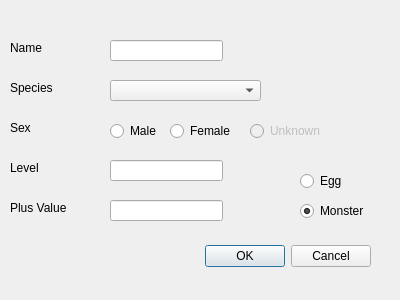
<?xml version="1.0" encoding="UTF-8"?>
<ui version="4.0">
 <class>add_monster_window</class>
 <widget class="QDialog" name="add_monster_window">
  <property name="geometry">
   <rect>
    <x>0</x>
    <y>0</y>
    <width>400</width>
    <height>300</height>
   </rect>
  </property>
  <property name="windowTitle">
   <string>Add Monster</string>
  </property>
  <widget class="QDialogButtonBox" name="buttonBox">
   <property name="geometry">
    <rect>
     <x>30</x>
     <y>240</y>
     <width>341</width>
     <height>32</height>
    </rect>
   </property>
   <property name="orientation">
    <enum>Qt::Horizontal</enum>
   </property>
   <property name="standardButtons">
    <set>QDialogButtonBox::Cancel|QDialogButtonBox::Ok</set>
   </property>
  </widget>
  <widget class="QComboBox" name="species">
   <property name="geometry">
    <rect>
     <x>110</x>
     <y>80</y>
     <width>151</width>
     <height>21</height>
    </rect>
   </property>
  </widget>
  <widget class="QLineEdit" name="name">
   <property name="geometry">
    <rect>
     <x>110</x>
     <y>40</y>
     <width>113</width>
     <height>21</height>
    </rect>
   </property>
  </widget>
  <widget class="QLineEdit" name="level">
   <property name="geometry">
    <rect>
     <x>110</x>
     <y>160</y>
     <width>113</width>
     <height>21</height>
    </rect>
   </property>
  </widget>
  <widget class="QLineEdit" name="plus_value">
   <property name="geometry">
    <rect>
     <x>110</x>
     <y>200</y>
     <width>113</width>
     <height>21</height>
    </rect>
   </property>
  </widget>
  <widget class="QRadioButton" name="monster_choice">
   <property name="geometry">
    <rect>
     <x>300</x>
     <y>200</y>
     <width>113</width>
     <height>22</height>
    </rect>
   </property>
   <property name="text">
    <string>Monster</string>
   </property>
   <property name="checked">
    <bool>true</bool>
   </property>
   <attribute name="buttonGroup">
    <string notr="true">type_buttons</string>
   </attribute>
  </widget>
  <widget class="QRadioButton" name="egg_choice">
   <property name="geometry">
    <rect>
     <x>300</x>
     <y>170</y>
     <width>113</width>
     <height>22</height>
    </rect>
   </property>
   <property name="text">
    <string>Egg</string>
   </property>
   <attribute name="buttonGroup">
    <string notr="true">type_buttons</string>
   </attribute>
  </widget>
  <widget class="QLabel" name="name_label">
   <property name="geometry">
    <rect>
     <x>10</x>
     <y>40</y>
     <width>72</width>
     <height>16</height>
    </rect>
   </property>
   <property name="text">
    <string>Name</string>
   </property>
  </widget>
  <widget class="QLabel" name="species_label">
   <property name="geometry">
    <rect>
     <x>10</x>
     <y>80</y>
     <width>72</width>
     <height>16</height>
    </rect>
   </property>
   <property name="text">
    <string>Species</string>
   </property>
  </widget>
  <widget class="QLabel" name="sex_label">
   <property name="geometry">
    <rect>
     <x>10</x>
     <y>120</y>
     <width>72</width>
     <height>16</height>
    </rect>
   </property>
   <property name="text">
    <string>Sex</string>
   </property>
  </widget>
  <widget class="QLabel" name="level_label">
   <property name="geometry">
    <rect>
     <x>10</x>
     <y>160</y>
     <width>72</width>
     <height>16</height>
    </rect>
   </property>
   <property name="text">
    <string>Level</string>
   </property>
  </widget>
  <widget class="QLabel" name="plus_label">
   <property name="geometry">
    <rect>
     <x>10</x>
     <y>200</y>
     <width>81</width>
     <height>16</height>
    </rect>
   </property>
   <property name="text">
    <string>Plus Value</string>
   </property>
  </widget>
  <widget class="QRadioButton" name="male">
   <property name="geometry">
    <rect>
     <x>110</x>
     <y>120</y>
     <width>113</width>
     <height>22</height>
    </rect>
   </property>
   <property name="text">
    <string>Male</string>
   </property>
   <attribute name="buttonGroup">
    <string notr="true">sex_buttons</string>
   </attribute>
  </widget>
  <widget class="QRadioButton" name="female">
   <property name="geometry">
    <rect>
     <x>170</x>
     <y>120</y>
     <width>113</width>
     <height>22</height>
    </rect>
   </property>
   <property name="text">
    <string>Female</string>
   </property>
   <attribute name="buttonGroup">
    <string notr="true">sex_buttons</string>
   </attribute>
  </widget>
  <widget class="QRadioButton" name="unknown">
   <property name="enabled">
    <bool>false</bool>
   </property>
   <property name="geometry">
    <rect>
     <x>250</x>
     <y>120</y>
     <width>113</width>
     <height>22</height>
    </rect>
   </property>
   <property name="text">
    <string>Unknown</string>
   </property>
   <attribute name="buttonGroup">
    <string notr="true">sex_buttons</string>
   </attribute>
  </widget>
 </widget>
 <resources/>
 <connections>
  <connection>
   <sender>buttonBox</sender>
   <signal>accepted()</signal>
   <receiver>add_monster_window</receiver>
   <slot>accept()</slot>
   <hints>
    <hint type="sourcelabel">
     <x>248</x>
     <y>254</y>
    </hint>
    <hint type="destinationlabel">
     <x>157</x>
     <y>274</y>
    </hint>
   </hints>
  </connection>
  <connection>
   <sender>buttonBox</sender>
   <signal>rejected()</signal>
   <receiver>add_monster_window</receiver>
   <slot>reject()</slot>
   <hints>
    <hint type="sourcelabel">
     <x>316</x>
     <y>260</y>
    </hint>
    <hint type="destinationlabel">
     <x>286</x>
     <y>274</y>
    </hint>
   </hints>
  </connection>
 </connections>
 <buttongroups>
  <buttongroup name="sex_buttons"/>
  <buttongroup name="type_buttons"/>
 </buttongroups>
</ui>
